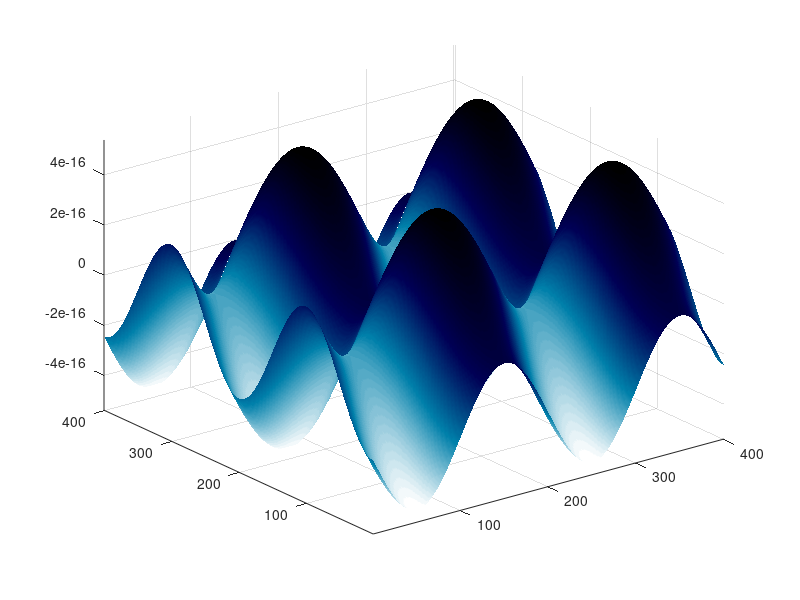

The MATLAB source for this figure:
# Урок 12. Анимация
#get - посмотреть свойства
#set - назначить свойства
#gcf - get current figure
#gca - get current axes
#h = plot(randn(10,1));

#птичка
##x = -10:0.1:10;
##k = -2;
##y = k*x.^2 - 2;
##ph = plot(x,y);
##
##axis([-10 10 -100 100])
##while (true)
##  while (k <= 2)
##    k = k + 0.01;
##    y = k*x.^2 - 2;
##    set(ph, 'XData', x, 'YData', y);
##    drawnow;
##    #pause
##  endwhile
##  while (k >= -2)
##    k = k - 0.01;
##    y = k*x.^2 - 2;
##    set(ph, 'XData', x, 'YData', y);
##    drawnow;
##  endwhile
##end

#волна
clear clc;
x = 0:pi/100:4*pi;
y = x;
[X,Y] = meshgrid(x,y);
z = 3*sin(X) + cos(Y);
h = surf(z);

axis tight; #фикс осей
shading interp;
colormap(ocean);
for k = 0:2*pi/100:2*pi
  z = (sin(X) + cos(Y)).*sin(k);
  set(h, 'ZData', z);
  drawnow;
endfor


##clear clc;
##x = 0:pi/100:4*pi;
##y = x;
##[X,Y] = meshgrid(x,y);
##z = (X)^2 + (Y)^2 + 4;
##h = surf(z);

##axis tight; #фикс осей
##shading interp;
##colormap(ocean);
##for k = 0:2*pi/100:2*pi
##  z = (sin(X) + cos(Y)).*sin(k);
##  set(h, 'ZData', z);
##  drawnow;
##endfor
